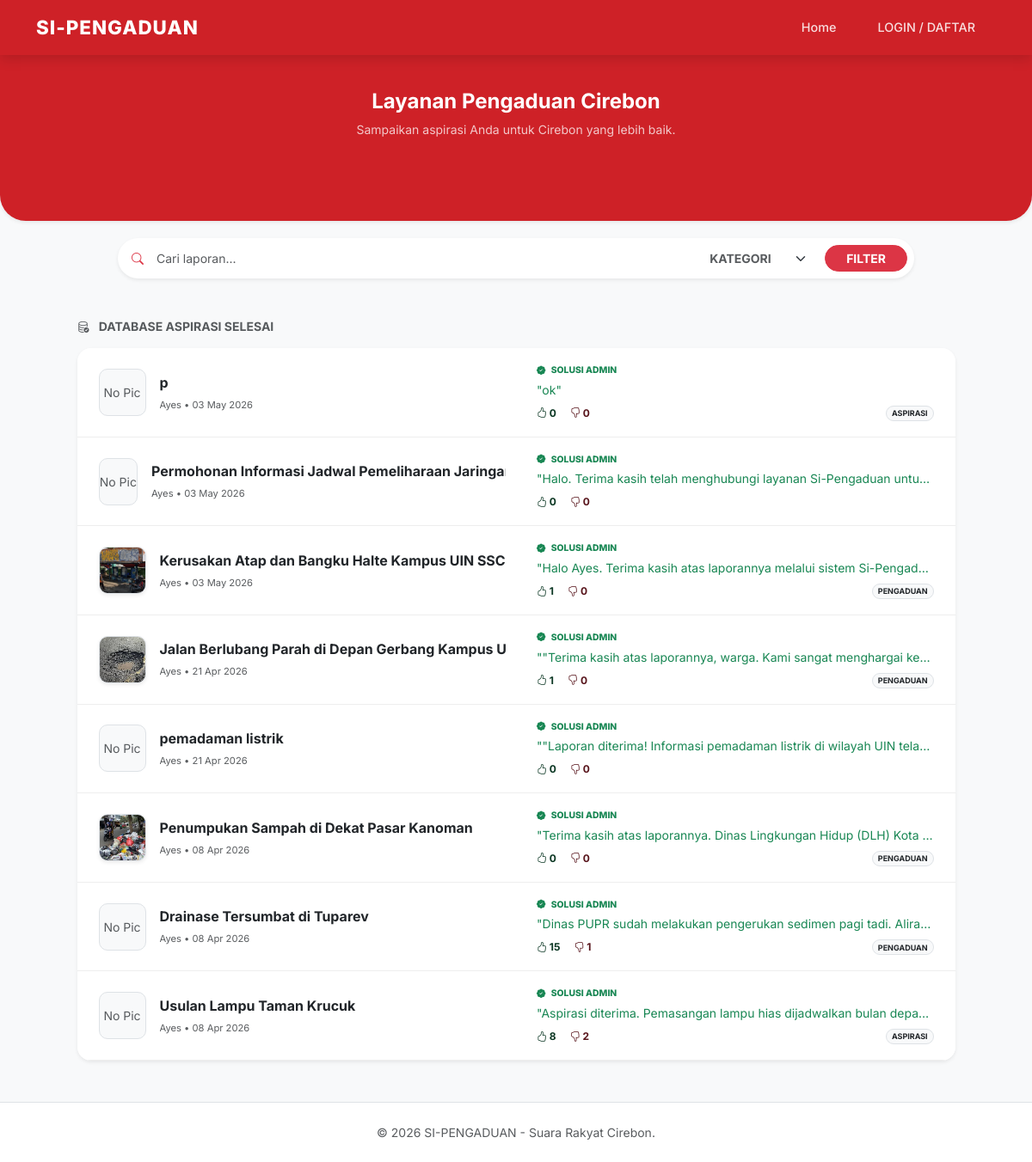
The page / on the database its author committed.
### tables this page shows
CREATE TABLE `laporan` (
  `id_laporan` int(11) NOT NULL,
  `id_user` int(11) NOT NULL,
  `judul` varchar(200) NOT NULL,
  `isi_laporan` text NOT NULL,
  `kategori` enum('PENGADUAN','ASPIRASI') NOT NULL,
  `foto` varchar(255) DEFAULT NULL,
  `lokasi` varchar(255) DEFAULT NULL,
  `status` enum('pending','proses','selesai','ditolak') DEFAULT 'pending',
  `created_at` timestamp NOT NULL DEFAULT current_timestamp()
);

CREATE TABLE `users` (
  `id_user` int(11) NOT NULL,
  `nama_lengkap` varchar(100) NOT NULL,
  `username` varchar(50) NOT NULL,
  `password` varchar(255) NOT NULL,
  `level` enum('admin','user') NOT NULL,
  `points` int(11) DEFAULT 0
);

### index.php (the view, shortened to what this page needs)
<?php
include 'koneksi.php';
include 'layout/header.php';
$keyword = isset($_GET['keyword']) ? mysqli_real_escape_string($conn, $_GET['keyword']) : '';
$query = "SELECT laporan.*, users.nama_lengkap,
          (SELECT comment_text FROM comments WHERE comments.id_posts = laporan.id_laporan ORDER BY created_at DESC LIMIT 1) as balasan_admin,
          (SELECT id_comment FROM comments WHERE comments.id_posts = laporan.id_laporan ORDER BY created_at DESC LIMIT 1) as id_comment,
          (SELECT likes FROM comments WHERE comments.id_posts = laporan.id_laporan ORDER BY created_at DESC LIMIT 1) as jml_likes,
          (SELECT dislikes FROM comments WHERE comments.id_posts = laporan.id_laporan ORDER BY created_at DESC LIMIT 1) as jml_dislikes
          FROM laporan
          JOIN users ON laporan.id_user = users.id_user
          WHERE laporan.status = 'selesai'";
$query .= " ORDER BY created_at DESC";
$result = mysqli_query($conn, $query);
?>
<section class="hero-slim text-center shadow-sm">
    <div class="container">
        <h4 class="fw-bold">Layanan Pengaduan Cirebon</h4>
        <p class="small opacity-75">Sampaikan aspirasi Anda untuk Cirebon yang lebih baik.</p>
    </div>
</section>
<div class="container">
    <div class="row justify-content-center">
        <div class="col-md-10">
            <div class="card border-0 shadow-sm rounded-pill p-2 search-box-slim">
                <form action="index.php" method="GET" class="d-flex align-items-center">
                    <div class="input-group input-group-sm border-0">
                        <span class="input-group-text bg-transparent border-0"><i class="bi bi-search text-danger"></i></span>
                        <input type="text" name="keyword" class="form-control border-0 shadow-none" placeholder="Cari laporan..." value="<?= htmlspecialchars($keyword); ?>">
                    </div>
                    <select name="kategori" class="form-select form-select-sm border-0 shadow-none w-auto fw-bold text-muted me-2">
                        <option value="">KATEGORI</option>
                    </select>
                    <button type="submit" class="btn btn-danger btn-sm rounded-pill px-4 fw-bold">FILTER</button>
                </form>
            </div>
        </div>
    </div>
</div>
<div class="container mt-5 mb-5">
    <div class="row justify-content-center">
        <div class="col-md-11">
            <h6 class="fw-bold mb-3 text-muted text-uppercase small"><i class="bi bi-database-check me-2"></i> Database Aspirasi Selesai</h6>
            <div class="card border-0 shadow-sm rounded-4 overflow-hidden">
                <?php if(mysqli_num_rows($result) > 0) : ?>
                    <?php while($row = mysqli_fetch_assoc($result)) : ?>
                    <div class="slim-row" onclick="window.location='detail_laporan.php?id=<?= $row['id_laporan']; ?>'">
                        <div class="row align-items-center">
                            <div class="col-md-6 border-md-end">
                                <div class="d-flex align-items-center">
                                    <?php if($row['foto']) : ?>
                                        <img src="assets/img/<?= $row['foto']; ?>" class="img-mini me-3 shadow-sm border">
                                    <?php else : ?>
                                        <div class="img-mini bg-light border d-flex align-items-center justify-content-center text-muted me-3 small">No Pic</div>
                                    <?php endif; ?>
                                    <div class="flex-grow-1 text-truncate">
                                        <p class="mb-0 fw-bold"><?= $row['judul']; ?></p>
                                        <small class="text-muted" style="font-size: 0.7rem;">
                                            <?= explode(' ', $row['nama_lengkap'])[0]; ?> • <?= date('d M Y', strtotime($row['created_at'])); ?>
                                        </small>
                                    </div>
                                </div>
                            </div>
                            <div class="col-md-6 ps-md-4 mt-2 mt-md-0">
                                <span class="tag-admin"><i class="bi bi-patch-check-fill me-1"></i> Solusi Admin</span>
                                <div class="small text-success text-truncate mb-2">
                                    "<?= !empty($row['balasan_admin']) ? $row['balasan_admin'] : 'Laporan telah selesai ditindaklanjuti.'; ?>"
                                </div>
                                <div class="no-click" onclick="event.stopPropagation();">
                                    <div class="d-flex gap-3 text-muted" style="font-size: 0.75rem;">
                                        <span class="text-success-emphasis fw-bold"><i class="bi bi-hand-thumbs-up"></i> <?= $row['jml_likes']; ?></span>
                                        <span class="text-danger-emphasis fw-bold"><i class="bi bi-hand-thumbs-down"></i> <?= $row['jml_dislikes']; ?></span>
                                        <span class="ms-auto badge bg-light text-dark border rounded-pill"><?= $row['kategori']; ?></span>
                                    </div>
                                </div>
                            </div>
                        </div>
                    </div>
                    <?php endwhile; ?>
                <?php else : ?>
                    <div class="p-5 text-center bg-white text-muted">Belum ada laporan selesai.</div>
                <?php endif; ?>
            </div>
        </div>
    </div>
</div>
<?php include 'layout/footer.php'; ?>

### layout/header.php (shortened to what this page needs)
<?php
$base_url = "http://" . $_SERVER['HTTP_HOST'] . "/uts/";
?>
<!DOCTYPE html>
<html lang="id">
<head>
    <link href="https://cdn.jsdelivr.net/npm/bootstrap@5.3.0/dist/css/bootstrap.min.css" rel="stylesheet">
    <link rel="stylesheet" href="https://cdn.jsdelivr.net/npm/bootstrap-icons@1.11.1/font/bootstrap-icons.css">
</head>
<body>
    <nav class="navbar navbar-expand-lg navbar-custom sticky-top">
        <div class="container">
            <a class="navbar-brand" href="<?= $base_url; ?>index.php">SI-PENGADUAN</a>
            <div class="collapse navbar-collapse" id="navbarNav">
                <ul class="navbar-nav ms-auto align-items-center">
                    <li class="nav-item">
                        <a class="nav-link" href="<?= $base_url; ?>index.php">Home</a>
                    </li>
                    <?php if(isset($_SESSION['status']) && $_SESSION['status'] == "login"): ?>
                        <?php if($_SESSION['level'] == 'user'): ?>
                            <li class="nav-item">
                                <a class="nav-link ms-lg-2" href="<?= $base_url; ?>user/cek_status.php">Status Laporan</a>
                            </li>
                            <li class="nav-item">
                                <a class="nav-link ms-lg-2" href="<?= $base_url; ?>reward.php">Reward</a>
                            </li>
                            <li class="nav-item">
                                <a class="nav-link btn-lapor px-4 ms-lg-custom shadow-sm mt-2 mt-lg-0" href="<?= $base_url; ?>user/lapor.php">
                                    <i class="bi bi-megaphone-fill me-1"></i> LAPOR!
                                </a>
                            </li>
                        <?php elseif($_SESSION['level'] == 'admin'): ?>
                            <li class="nav-item">
                                <a class="nav-link text-warning fw-bold ms-lg-3" href="<?= $base_url; ?>admin/validasi_admin.php">
                                    <i class="bi bi-speedometer2 me-1"></i> Panel Admin
                                </a>
                            </li>
                        <?php endif; ?>
                        <li class="nav-item dropdown ms-lg-3 mt-2 mt-lg-0">
                            <a class="nav-link dropdown-toggle btn btn-outline-light btn-sm px-3 text-white rounded-pill" href="#" role="button" data-bs-toggle="dropdown">
                                <i class="bi bi-person-circle me-1"></i> Hi, <?= explode(' ', $_SESSION['nama_lengkap'])[0]; ?>
                            </a>
                            <ul class="dropdown-menu dropdown-menu-end shadow border-0">
                                <li><a class="dropdown-item" href="<?= $base_url; ?>profile.php"><i class="bi bi-person-gear me-2"></i> Edit Profil</a></li>
                                <li><hr class="dropdown-divider"></li>
                                <li><a class="dropdown-item text-danger" href="<?= $base_url; ?>logout.php"><i class="bi bi-box-arrow-right me-2"></i> Logout</a></li>
                            </ul>
                        </li>
                    <?php else: ?>
                        <li class="nav-item">
                            <a class="nav-link btn btn-outline-light btn-sm text-white px-4 ms-lg-3 mt-2 mt-lg-0 rounded-pill" href="<?= $base_url; ?>login.php">LOGIN / DAFTAR</a>
                        </li>
                    <?php endif; ?>
                </ul>
            </div>
        </div>
    </nav>
    <div class="main-content">

### layout/footer.php (shortened to what this page needs)
</div> <footer class="text-center py-4 mt-auto border-top bg-white">
        <div class="container">
            <p class="text-muted small mb-0">&copy; 2026 SI-PENGADUAN - Suara Rakyat Cirebon.</p>
        </div>
    </footer>
</body>
</html>

### layout/header.php (style rules this page uses)
html, body { height: 100%; margin: 0; }
body { display: flex; flex-direction: column; font-family: 'Inter', sans-serif; background-color: #f8f9fa; }
.main-content { flex: 1 0 auto; }
footer { flex-shrink: 0; }
.navbar-custom { background-color: #ce2127; padding: 10px 0; box-shadow: 0 4px 15px rgba(0,0,0,0.15); }
.navbar-brand { color: white !important; font-weight: 800; font-size: 1.4rem; letter-spacing: 1px; }
.nav-link { color: rgba(255,255,255,0.85) !important; font-size: 0.9rem; font-weight: 500; transition: 0.3s; }

### index.php (style rules this page uses)
.hero-slim { background: #ce2127; padding: 40px 0 80px 0; color: white; border-radius: 0 0 30px 30px; }
.search-box-slim { margin-top: 20px; }
.slim-row { background: white; border-bottom: 1px solid #eee; transition: 0.2s; cursor: pointer; padding: 18px 25px; }
.tag-admin { font-size: 0.65rem; font-weight: 800; color: #198754; text-transform: uppercase; display: block; margin-bottom: 4px; }
.img-mini { width: 55px; height: 55px; object-fit: cover; border-radius: 10px; }
.no-click { position: relative; z-index: 5; }

### rows shown on the page
laporan: shows "No Pic", judul "p", id_user.nama_lengkap "Ayes", created_at "03 May 2026", balasan_admin "ok", jml_likes "0", jml_dislikes "0", kategori "ASPIRASI"
laporan: shows "No Pic", judul "Permohonan Informasi Jadwal Pemeliharaan Jarin…", id_user.nama_lengkap "Ayes", created_at "03 May 2026", balasan_admin "Halo. Terima kasih telah menghubungi layanan Si-Pengaduan untu…", jml_likes "0", jml_dislikes "0"
laporan: foto (picture), judul "Kerusakan Atap dan Bangku Halte Kampus UIN SSC", id_user.nama_lengkap "Ayes", created_at "03 May 2026", balasan_admin "Halo Ayes. Terima kasih atas laporannya melalui sistem Si-Pengad…", jml_likes "1", jml_dislikes "0", kategori "PENGADUAN"
laporan: foto (picture), judul "Jalan Berlubang Parah di Depan Gerbang Kampus…", id_user.nama_lengkap "Ayes", created_at "21 Apr 2026", balasan_admin "\"Terima kasih atas laporannya, warga. Kami sangat menghargai ke…", jml_likes "1", jml_dislikes "0", kategori "PENGADUAN"
laporan: shows "No Pic", judul "pemadaman listrik", id_user.nama_lengkap "Ayes", created_at "21 Apr 2026", balasan_admin "\"Laporan diterima! Informasi pemadaman listrik di wilayah UIN tela…", jml_likes "0", jml_dislikes "0"
laporan: foto (picture), judul "Penumpukan Sampah di Dekat Pasar Kanoman", id_user.nama_lengkap "Ayes", created_at "08 Apr 2026", balasan_admin "Terima kasih atas laporannya. Dinas Lingkungan Hidup (DLH) Kota…", jml_likes "0", jml_dislikes "0", kategori "PENGADUAN"
laporan: shows "No Pic", judul "Drainase Tersumbat di Tuparev", id_user.nama_lengkap "Ayes", created_at "08 Apr 2026", balasan_admin "Dinas PUPR sudah melakukan pengerukan sedimen pagi tadi. Alira…", jml_likes "15", jml_dislikes "1", kategori "PENGADUAN"
laporan: shows "No Pic", judul "Usulan Lampu Taman Krucuk", id_user.nama_lengkap "Ayes", created_at "08 Apr 2026", balasan_admin "Aspirasi diterima. Pemasangan lampu hias dijadwalkan bulan depan.", jml_likes "8", jml_dislikes "2", kategori "ASPIRASI"
